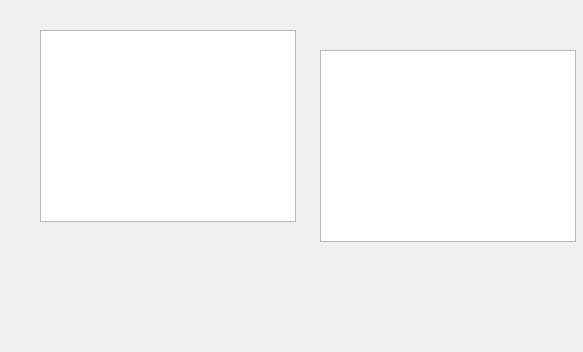
<?xml version="1.0" encoding="UTF-8"?>
<ui version="4.0">
 <class>DepositCalculator</class>
 <widget class="QWidget" name="DepositCalculator">
  <property name="geometry">
   <rect>
    <x>0</x>
    <y>0</y>
    <width>583</width>
    <height>352</height>
   </rect>
  </property>
  <property name="windowTitle">
   <string>Form</string>
  </property>
  <widget class="QTableWidget" name="tableWidget">
   <property name="geometry">
    <rect>
     <x>40</x>
     <y>30</y>
     <width>256</width>
     <height>192</height>
    </rect>
   </property>
  </widget>
  <widget class="QListWidget" name="listWidget">
   <property name="geometry">
    <rect>
     <x>320</x>
     <y>50</y>
     <width>256</width>
     <height>192</height>
    </rect>
   </property>
  </widget>
 </widget>
 <resources/>
 <connections/>
</ui>
